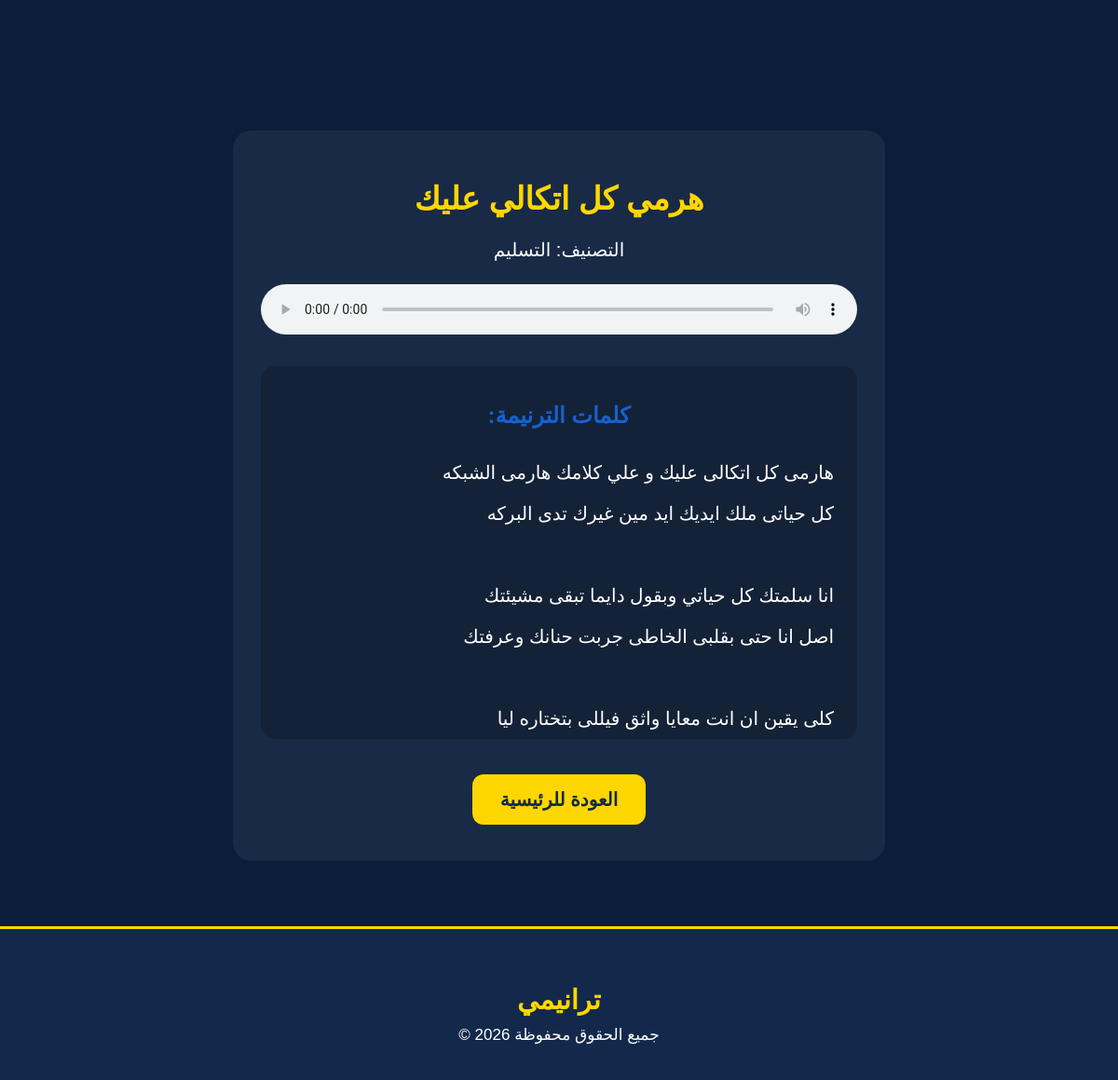
The page /listen/40 on the database its author committed.
### tables this page shows
CREATE TABLE hymns (
                id INTEGER PRIMARY KEY AUTOINCREMENT,
               title TEXT NOT NULL,
               category TEXT NOT NULL,
               audio TEXT,
               lyrics TEXT
               , favorite INTEGER DEFAULT 0);

### app.py (the view)
@app.route("/listen/<int:id>")
def listen(id):
    connection = sqlite3.connect(DATABASE)
    cursor = connection.cursor()
    cursor.execute("SELECT * FROM hymns WHERE id = ?", (id,))
    hymn = cursor.fetchone()
    connection.close()
    return render_template("listen.html", hymn=hymn)

### templates/listen.html (shortened to what this page needs)
<!DOCTYPE html>
<html lang="ar" dir="rtl">
<head>
    <link rel="stylesheet" href="{{ url_for('static', filename='style.css') }}">
</head>
<body>
    <div class="listen-card">
        <h1>{{ hymn[1] }}</h1>
        <div class="category-box">
            التصنيف: {{ hymn[2] }}
        </div>
        <div class="audio-box">
            <audio controls>
                <source src="{{ url_for('static', filename='audio/' + hymn[3]) }}" type="audio/mpeg">
            </audio>
        </div>
        <div class="lyrics-box">
            <h2>كلمات الترنيمة:</h2>
            <p>{{ hymn[4] }}</p>
        </div>
            <br>
            <a href="/">
                <button type="button" class="main-btn">
                    العودة للرئيسية
                </button>
            </a>
    </div>
    <footer>
        <h3>ترانيمي</h3>
        <p>جميع الحقوق محفوظة 2026 &copy;</p>
    </footer>
</body>
</html>

### static/style.css (style rules this page uses)
* { box-sizing: border-box; }
body { background-color: #0b1d3a; color: white; text-align: center; font-family: Arial; margin: 0; padding-top: 100px; }
h1 { color: gold; font-size: 55px; }
p { font-size: 24px; }
button, .delete-btn, .fav-btn { padding: 14px 27px; font-size: 20px; border: none; border-radius: 12px; background: gold; color: #1b2a5a; cursor: pointer; font-weight: bold; transition: 0.3s; margin: 9px; }
.listen-card { max-width: 700px; margin: 40px auto; padding: 30px; background: rgba(255, 255, 255, 0.06); border-radius: 20px; text-align: center; }
.listen-card h1 { color: gold; font-size: 34px; }
.listen-card p { font-size: 19px; margin-bottom: 25px; }
.listen-card audio { width: 100%; }
.listen-card button { margin-top: 20px; }
.category-box { margin: 20px auto; font-size: 20px; }
.audio-box { margin: 25px auto; }
.lyrics-box { margin-top: 30px; padding: 20px; background: rgba(0, 0, 0, 0.2); border-radius: 15px; text-align: right; max-height: 400px; overflow-y: auto; }
.lyrics-box h2 { color: #1661d0; text-align: center; }
.lyrics-box p { white-space: pre-line; line-height: 2.2; font-size: 20px; color: white; margin: 0; padding: 5px; }
.main-btn { display: inline-block; background-color: gold; color: #13294b; text-decoration: none; padding: 15px 30px; border-radius: 12px; font-size: 20px; font-weight: bold; transition: 0.3s; margin-top: 20px; }
a { text-decoration: none; color: inherit; }
footer { background-color: #13294b; color: white; padding: 30px 20px; text-align: center; margin-top: 70px; border-top: 3px solid gold; }
footer h3 { color: gold; margin-bottom: 10px; font-size: 29px; }
footer p { font-size: 17px; margin: 8px 0; }

### rows shown on the page
hymns: title "هرمي كل اتكالي عليك", category "التسليم", lyrics "هارمى كل اتكالى عليك و علي كلامك هارمى الشبكه كل حياتى ملك ايديك ايد مين غيرك تدى البركه انا سلمتك كل حياتي وبقول دايما تبقى مشيئتك اصل انا حتى بقلبى الخاطى جربت حنانك وعرفتك كلى يقين ان انت معايا واثق فيللى بتختاره ليا…"
